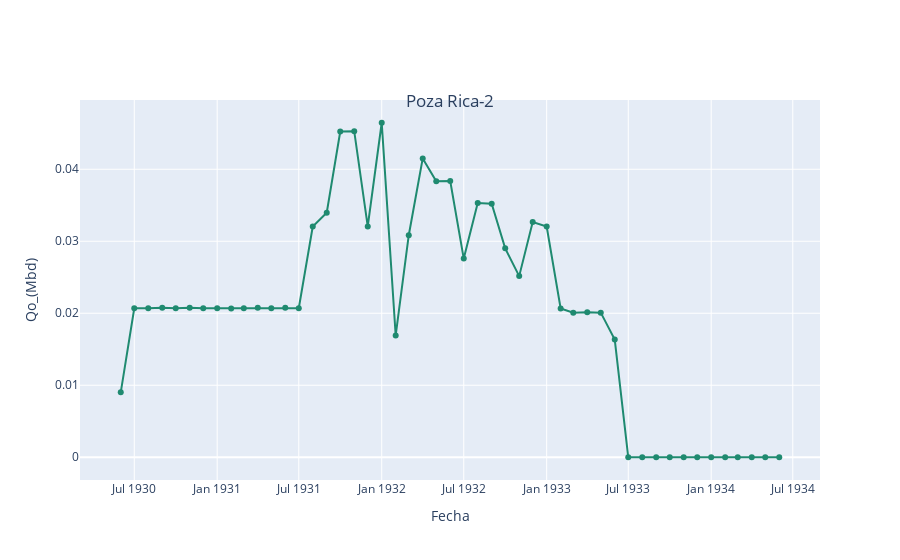

Write notebook code for a chart like this one.
### Markdown cell above
### Producción de aceite

### Code cell
plot_oil(tablero_pozo, tablero_pozo["Fecha"], tablero_pozo["Qo_(Mbd)"], pozo)
